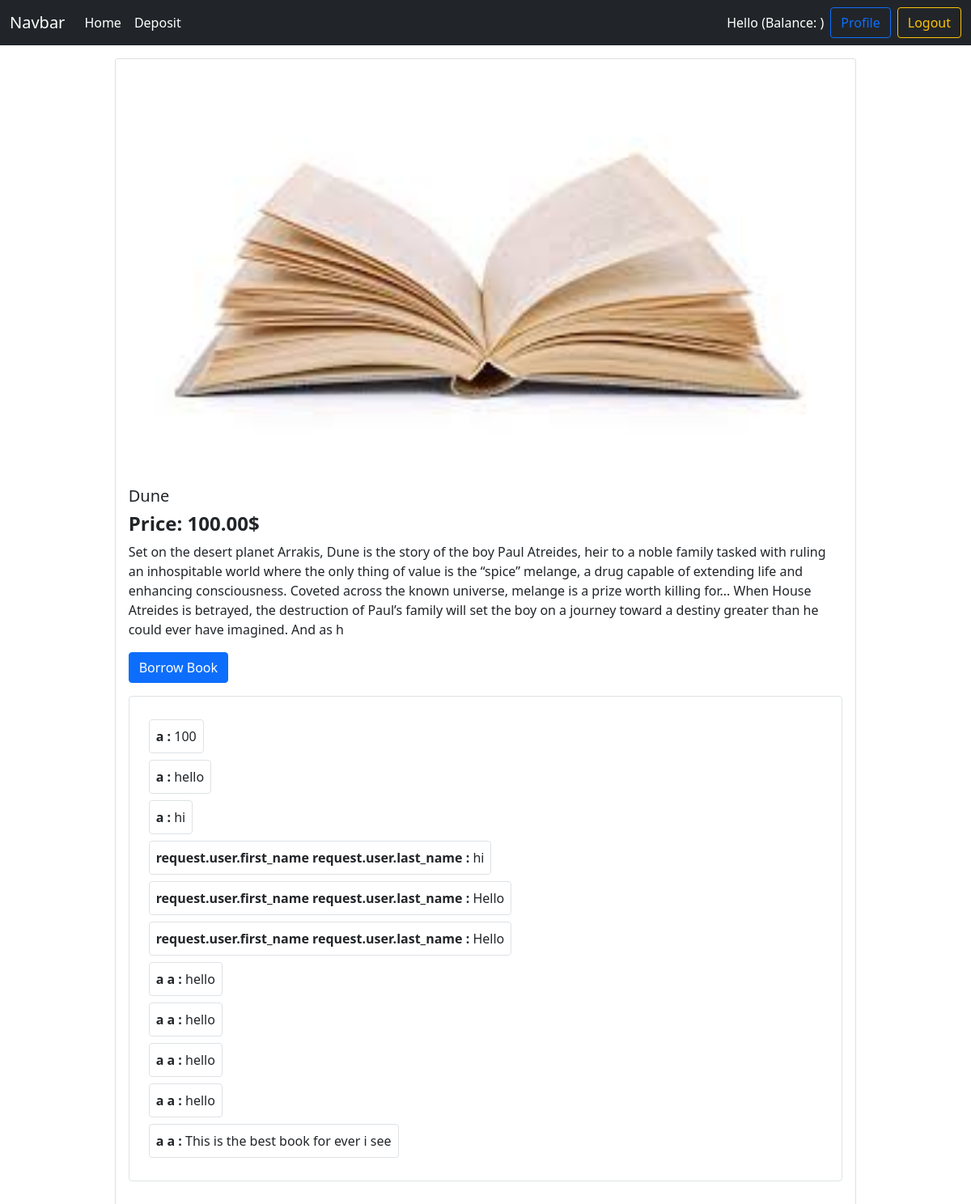
The page /book/1 (signed in) on the database its author committed.
### Books/models.py (models this page shows, shortened)
class BookModel(models.Model):
    name = models.CharField(max_length=100)
    image = models.ImageField(upload_to='Media/',blank=True)
    description = models.TextField()
    borrowingPrice = models.DecimalField(decimal_places=2,max_digits=5)
    category = models.ForeignKey(CategoryModel,on_delete=models.CASCADE)

class BookReviewModel(models.Model):
    reviewer=models.CharField(max_length=100)
    review = models.TextField(max_length=200)
    book = models.ForeignKey(BookModel,on_delete=models.CASCADE)

### Core/views.py (the view, shortened to what this page needs)
# urls.py: path('book/<int:id>',ViewDetails,name='detailsview'),
def ViewDetails(request,id):
    book = BookModel.objects.get(pk=id)
    review = BookReviewModel.objects.filter(book=id)
    isBorrow = BookBorrow.objects.filter(borrower = request.user,book=id)
    print(isBorrow)
    form = BookReviewForms()
    return render(request,'detailsview.html',{'book':book,'form':form,'reviews':review,'isBorrow':isBorrow})

### templates/detailsview.html (shortened to what this page needs)
{% extends "base.html" %}
{% load crispy_forms_tags %}
{% load static %}
{% block content %}
<div class="card my-3 mx-auto col-10">
    <img src={% static book.image %} class="card-img-top" alt="...">
    <div class="card-body">
      <h5 class="card-title">{{book.name}}</h5>
      <h4 class="fw-bold">Price: {{book.borrowingPrice}}$</h4>
      <p class="card-text">{{book.description}}</p>
      {% if user.is_authenticated %}
        <a href={% url "borrowbook" book.id %} class="btn btn-primary">Borrow Book</a>
        {% endif %}
        <div class="border rounded p-4 my-3">
            {% for review in reviews %}
                <p class="border rounded my-1 p-2 d-inline-block">
                    <span class="fw-bold">
                        {{review.reviewer}} :
                    </span>
                    <span>
                        {{review.review}}
                    </span>
                </p><br>
            {% endfor %}
        </div>
    </div>
  </div>
{% endblock content %}

### rows shown on the page
BookModel: image (picture), name "Dune", borrowingPrice "100.00", description "Set on the desert planet Arrakis, Dune is the story of the boy Paul Atreides, heir to a noble family tasked with ruling an inhospitable world where the only thing of value is the “spice” melange, a drug capable of extending life and enhancing consciousness. Coveted across the known universe, melange is a prize worth killing for... When House Atreides is betrayed, the destruction of Paul’s family will set the boy on a journey toward a destiny greater than he could ever have imagined. And as h"
BookReviewModel: reviewer "a", review "100"
BookReviewModel: reviewer "a", review "hello"
BookReviewModel: reviewer "a", review "hi"
BookReviewModel: reviewer "request.user.first_name request.user.last_name", review "hi"
BookReviewModel: reviewer "request.user.first_name request.user.last_name", review "Hello"
BookReviewModel: reviewer "request.user.first_name request.user.last_name", review "Hello"
BookReviewModel: reviewer "a a", review "hello"
BookReviewModel: reviewer "a a", review "hello"
BookReviewModel: reviewer "a a", review "hello"
BookReviewModel: reviewer "a a", review "hello"
BookReviewModel: reviewer "a a", review "This is the best book for ever i see"
